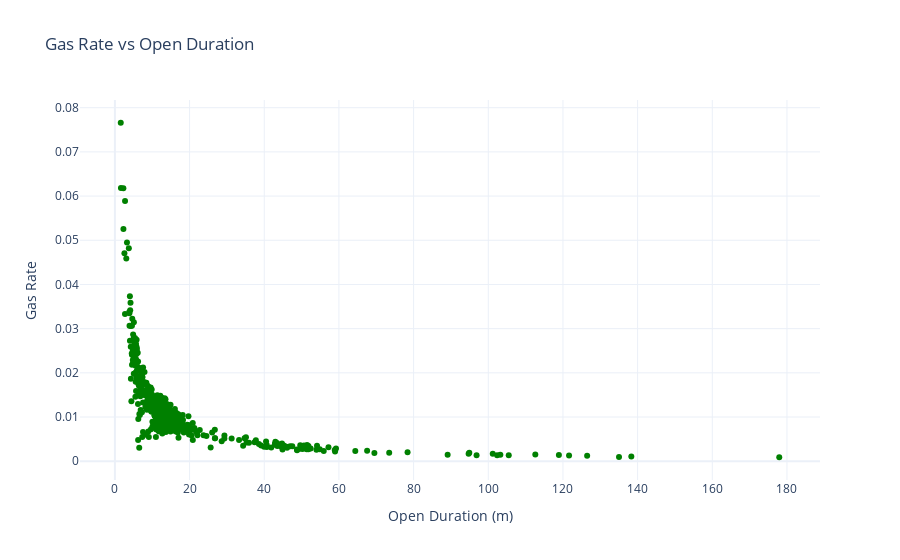

The cell this chart's notebook holds for it:
### Code cell
# Create Plotly figure
fig = go.Figure()

# Add scatter plot (point cloud)
fig.add_trace(go.Scatter(
    x=df_z['Open Duration (m)'],
    y=df_z['GasRate'],
    mode='markers',
    marker=dict(size=6, color='green', opacity=1),
    name='Gas Rate'
))

# Customize layout
fig.update_layout(
    title='Gas Rate vs Open Duration',
    xaxis_title='Open Duration (m)',
    yaxis_title='Gas Rate',
    # xaxis_range=[0, 80],  # Set x-axis limits (adjust as needed)
    template='plotly_white'
)

# Show plot
fig.show()

### Figure 1 — Plotly figure (JSON) as saved in the notebook; plotly's stock layout.template omitted (floating-point values rounded to 4 significant figures; data arrays with more than 128 entries replaced by an {"elided": "..."} marker saying what was removed)
{"data": [{"marker": {"color": "green", "opacity": 1, "size": 6}, "mode": "markers", "name": "Gas Rate", "type": "scatter", "x": {"elided": "1668 float values"}, "y": {"elided": "1668 float values"}}], "layout": {"title": {"text": "Gas Rate vs Open Duration"}, "xaxis": {"title": {"text": "Open Duration (m)"}}, "yaxis": {"title": {"text": "Gas Rate"}}}}
